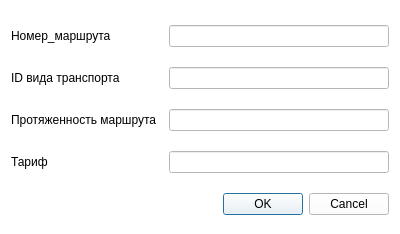
<?xml version="1.0" encoding="UTF-8"?>
<ui version="4.0">
 <class>edit_route</class>
 <widget class="QWidget" name="edit_route">
  <property name="geometry">
   <rect>
    <x>0</x>
    <y>0</y>
    <width>400</width>
    <height>234</height>
   </rect>
  </property>
  <property name="contextMenuPolicy">
   <enum>Qt::PreventContextMenu</enum>
  </property>
  <property name="windowTitle">
   <string>Изменение маршрута</string>
  </property>
  <property name="styleSheet">
   <string notr="true">background-color: rgb(255, 255, 255);</string>
  </property>
  <layout class="QFormLayout" name="formLayout">
   <property name="horizontalSpacing">
    <number>12</number>
   </property>
   <property name="verticalSpacing">
    <number>20</number>
   </property>
   <property name="topMargin">
    <number>25</number>
   </property>
   <item row="0" column="0">
    <widget class="QLabel" name="label_number">
     <property name="text">
      <string>Номер_маршрута</string>
     </property>
    </widget>
   </item>
   <item row="0" column="1">
    <widget class="QLineEdit" name="text_number"/>
   </item>
   <item row="1" column="0">
    <widget class="QLabel" name="label_id">
     <property name="text">
      <string>ID вида транспорта</string>
     </property>
    </widget>
   </item>
   <item row="1" column="1">
    <widget class="QLineEdit" name="text_id"/>
   </item>
   <item row="2" column="0">
    <widget class="QLabel" name="label_length">
     <property name="text">
      <string>Протяженность маршрута</string>
     </property>
    </widget>
   </item>
   <item row="2" column="1">
    <widget class="QLineEdit" name="text_length"/>
   </item>
   <item row="3" column="0">
    <widget class="QLabel" name="label_tariff">
     <property name="text">
      <string>Тариф</string>
     </property>
    </widget>
   </item>
   <item row="3" column="1">
    <widget class="QLineEdit" name="text_tariff"/>
   </item>
   <item row="4" column="0" colspan="2">
    <widget class="QDialogButtonBox" name="buttonBox">
     <property name="standardButtons">
      <set>QDialogButtonBox::Cancel|QDialogButtonBox::Ok</set>
     </property>
    </widget>
   </item>
  </layout>
 </widget>
 <resources/>
 <connections/>
</ui>
